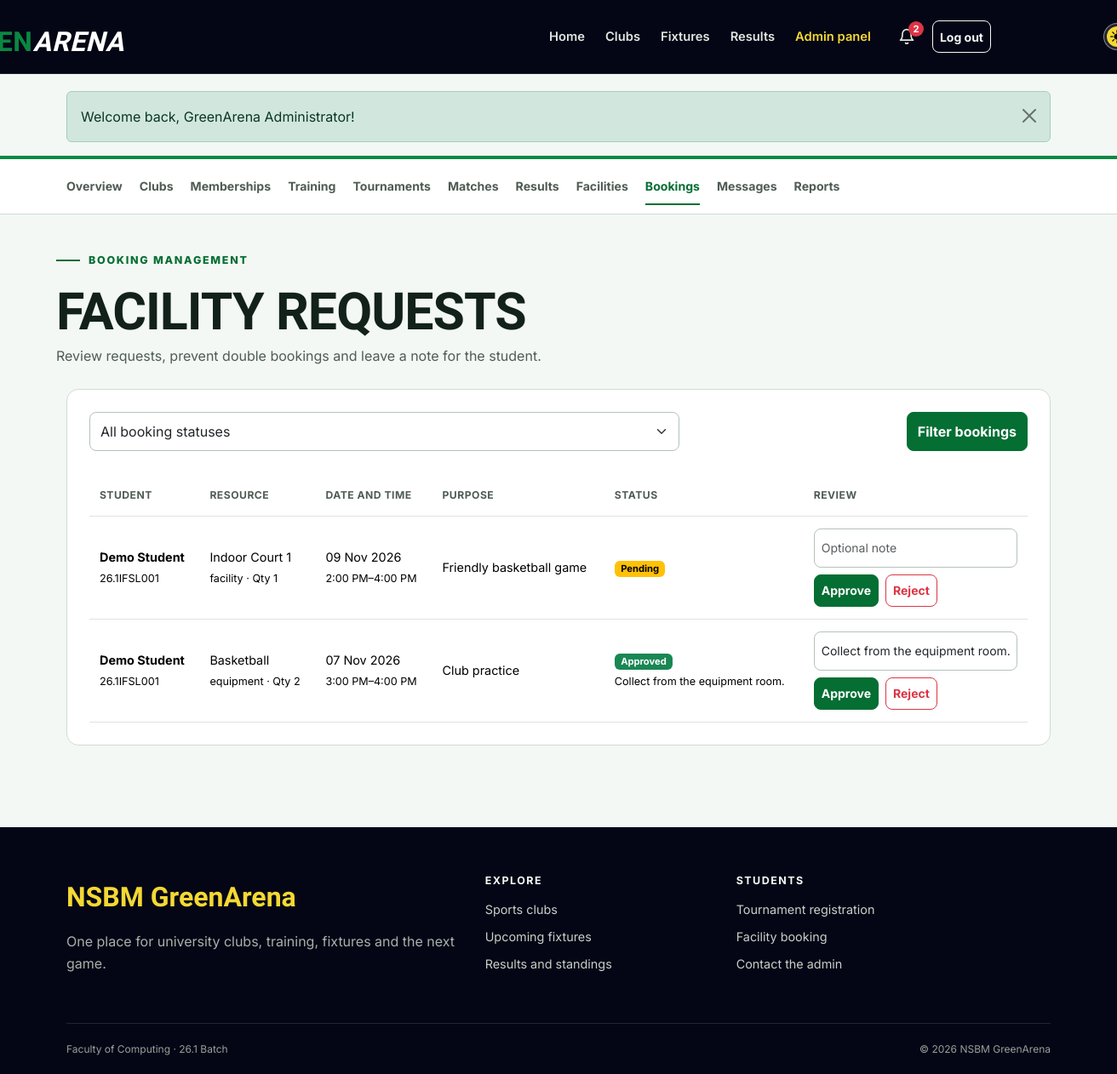
The app's page /admin/bookings.php (signed in) with its own data.
### tables this page shows
CREATE TABLE bookings (
    id INT UNSIGNED AUTO_INCREMENT PRIMARY KEY,
    user_id INT UNSIGNED NOT NULL,
    facility_id INT UNSIGNED NOT NULL,
    booking_date DATE NOT NULL,
    start_time TIME NOT NULL,
    end_time TIME NOT NULL,
    quantity SMALLINT UNSIGNED NOT NULL DEFAULT 1,
    purpose VARCHAR(255) NOT NULL,
    status ENUM('pending', 'approved', 'rejected', 'cancelled') NOT NULL DEFAULT 'pending',
    admin_note VARCHAR(255) NULL,
    created_at TIMESTAMP DEFAULT CURRENT_TIMESTAMP,
    FOREIGN KEY (user_id) REFERENCES users(id) ON DELETE CASCADE,
    FOREIGN KEY (facility_id) REFERENCES facilities(id) ON DELETE CASCADE
);

CREATE TABLE users (
    id INT UNSIGNED AUTO_INCREMENT PRIMARY KEY,
    student_id VARCHAR(20) NOT NULL UNIQUE,
    full_name VARCHAR(100) NOT NULL,
    email VARCHAR(120) NOT NULL UNIQUE,
    password_hash VARCHAR(255) NOT NULL,
    role ENUM('student', 'admin') NOT NULL DEFAULT 'student',
    created_at TIMESTAMP DEFAULT CURRENT_TIMESTAMP
);

CREATE TABLE facilities (
    id INT UNSIGNED AUTO_INCREMENT PRIMARY KEY,
    name VARCHAR(100) NOT NULL,
    type ENUM('facility', 'equipment') NOT NULL,
    location VARCHAR(120) NOT NULL,
    total_units SMALLINT UNSIGNED NOT NULL DEFAULT 1,
    status ENUM('active', 'maintenance') NOT NULL DEFAULT 'active'
);

### admin/bookings.php (the view, shortened to what this page needs)
<?php
$params = [];
$where = '';
$bookings = fetch_all("SELECT b.*, u.full_name, u.student_id, f.name, f.type, f.location
    FROM bookings b
    JOIN users u ON u.id=b.user_id
    JOIN facilities f ON f.id=b.facility_id $where
    ORDER BY FIELD(b.status,'pending','approved','rejected','cancelled'), b.booking_date DESC", $params);
include __DIR__ . '/../includes/header.php';
include __DIR__ . '/../includes/admin_nav.php';
?>
<div class="container dashboard-head"><span class="section-kicker">Booking management</span>
    <h1>Facility requests</h1>
    <p>Review requests, prevent double bookings and leave a note for the student.</p>
</div>
<div class="container dashboard-content">
    <section class="content-panel">
        <form class="filter-bar" method="get">
            <div>
                <select class="form-select" id="status" name="status">
                    <option value="">All booking statuses</option>
                </select>
            </div>
            <div>
            </div><button class="btn btn-sport" type="submit">Filter bookings</button>
        </form><?php if ($bookings): ?>
            <div class="table-responsive">
                <table class="table">
                    <thead>
                        <tr>
                            <th>Student</th>
                            <th>Resource</th>
                            <th>Date and time</th>
                            <th>Purpose</th>
                            <th>Status</th>
                            <th>Review</th>
                        </tr>
                    </thead>
                    <tbody>
                        <?php foreach ($bookings as $row): ?>
                            <tr>
                                <td><strong><?= e($row['full_name']) ?></strong><br><small><?= e($row['student_id']) ?></small></td>
                                <td><?= e($row['name']) ?><br><small><?= e($row['type']) ?> · Qty <?= $row['quantity'] ?></small></td>
                                <td><?= format_date($row['booking_date']) ?><br><small><?= format_time($row['start_time']) ?>–<?= format_time($row['end_time']) ?></small></td>
                                <td><?= e($row['purpose']) ?></td>
                                <td><?= status_badge($row['status']) ?>
                                    <?php if ($row['admin_note']): ?><br><small><?= e($row['admin_note']) ?></small>
                                <?php endif; ?></td>
                                <td><?php if ($row['status'] !== 'cancelled'): ?>
                                        <form method="post">
                                            <input class="form-control form-control-sm mb-2" id="note-<?= $row['id'] ?>" name="admin_note" maxlength="255" value="<?= e($row['admin_note']) ?>" placeholder="Optional note">
                                            <div class="table-actions">
                                                <button class="btn btn-sm btn-sport" type="submit" name="status" value="approved">Approve</button>
                                                <button class="btn btn-sm btn-outline-danger" type="submit" name="status" value="rejected">Reject</button>
                                            </div>
                                    </form><?php else: ?>—<?php endif; ?></td>
                        </tr><?php endforeach; ?>
                    </tbody>
                </table>
        </div><?php else: ?><p>No booking requests match this filter.</p><?php endif; ?>
    </section>
</div>
<?php include __DIR__ . '/../includes/footer.php'; ?>

### includes/functions.php (shortened to what this page needs)
<?php
function e($value)
{
    return htmlspecialchars($value ?? '', ENT_QUOTES);
}
function run_query($sql, $params = [])
{
    global $connection;
    $statement = mysqli_prepare($connection, $sql);
    if (count($params) > 0) {
        $types = str_repeat('s', count($params));
        mysqli_stmt_bind_param($statement, $types, ...$params);
    }
    if (!mysqli_stmt_execute($statement)) {
        die('SQL error: ' . mysqli_stmt_error($statement));
    }
    return $statement;
}
function fetch_all($sql, $params = [])
{
    $statement = run_query($sql, $params);
    $result = mysqli_stmt_get_result($statement);
    return mysqli_fetch_all($result, MYSQLI_ASSOC);
}
function format_date($date, $format = 'd M Y')
{
    if ($date) {
        return date($format, strtotime($date));
    }
    return 'Not set';
}
function format_time($time)
{
    if ($time) {
        return date('g:i A', strtotime($time));
    }
    return 'Not set';
}
function status_badge($status)
{
    $classes = [
        'approved' => 'success',
        'active' => 'success',
        'completed' => 'success',
        'registered' => 'success',
        'ongoing' => 'info',
        'scheduled' => 'info',
        'pending' => 'warning',
        'upcoming' => 'warning',
        'rejected' => 'danger',
        'cancelled' => 'danger',
        'maintenance' => 'danger',
        'inactive' => 'secondary',
        'withdrawn' => 'secondary',
    ];
    $class = $classes[$status] ?? 'secondary';
    return '<span class="badge text-bg-' . $class . '">' . e(ucfirst($status)) . '</span>';
}

### assets/css/style.css (style rules this page uses)
:root { --navy-950: #040615; --navy-900: #0d1023; --navy-800: #191d34; --green-600: #0a8842; --green-700: #046e33; --green-800: #055728; --yellow-400: #f4d833; --paper-50: #f3f8f4; --paper-100: #e7efe9; --ink-900: #122119; --ink-600: #4f5c54; --page-bg: var(--paper-50); --page-text: var(--ink-900); --muted-text: var(--ink-600); --brand: var(--green-700); --brand-hover: var(--green-800); --highlight: var(--yellow-400); --highlight2: var(--green-600); --dark-surface: var(--navy-950); --line: #d1dad2; --radius-sm: 8px; --radius-md: 14px; --radius-lg: 22px; --shadow: 0 12px 32px rgba(11, 26, 18, 0.08); }
* { box-sizing: border-box; }
html { scroll-behavior: smooth; }
body { min-height: 100dvh; margin: 0; background: var(--page-bg); color: var(--page-text); font-family: "Inter", sans-serif; font-size: 16px; line-height: 1.65; }
button, a, input, select, textarea { transition: color 180ms ease-out, background-color 180ms ease-out, border-color 180ms ease-out, transform 180ms ease-out; }
h1, h2, h3, h4, .display-font { font-family: "Barlow Condensed", sans-serif; font-weight: 700; line-height: 1.05; letter-spacing: -0.015em; }
h1 { font-size: clamp(2.5rem, 6vw, 4.8rem); }
p { max-width: 72ch; }
.container { max-width: 1180px; }
.btn { min-height: 44px; display: inline-flex; align-items: center; justify-content: center; gap: 8px; font-weight: 700; border-radius: var(--radius-sm); }
.btn-sm { min-height: 38px; }
.btn-sport { background: var(--brand); border-color: var(--brand); color: #fff; }
.hero-kicker, .section-kicker { display: inline-flex; align-items: center; gap: 10px; margin-bottom: 18px; color: var(--brand); font-size: 0.78rem; font-weight: 800; letter-spacing: 0.14em; text-transform: uppercase; }
.hero-kicker::before, .section-kicker::before { content: ""; width: 28px; height: 2px; background: currentColor; }
.content-panel { padding: 26px; margin-bottom: 24px; background: #fff; border: 1px solid var(--line); border-radius: var(--radius-md); }
.filter-bar { display: grid; grid-template-columns: minmax(180px, 1fr) minmax(150px, 0.35fr) auto; gap: 12px; margin-bottom: 28px; }
.form-control, .form-select { min-height: 46px; border-radius: var(--radius-sm); border-color: #b5c2b7; }
.dashboard-head { padding: 36px 0 26px; }
.dashboard-head h1 { margin: 0; font-size: clamp(2.5rem, 5vw, 3.8rem); text-transform: uppercase; }
.dashboard-head p { margin: 6px 0 0; color: var(--muted-text); }
.dashboard-content { padding-bottom: 72px; }
.table { margin-bottom: 0; vertical-align: middle; }
.table > :not(caption) > * > * { padding: 14px 12px; }
.table thead th { color: var(--muted-text); font-size: 0.76rem; letter-spacing: 0.04em; text-transform: uppercase; white-space: nowrap; }
.table tbody td { font-size: 0.9rem; }
.table-actions { display: flex; flex-wrap: wrap; gap: 8px; }
.badge { font-size: 0.7rem; }

### records on screen
bookings: user.full_name "Demo Student", user.student_id "26.1IFSL001", facility.name "Indoor Court 1", facility.type "facility", quantity "1", booking_date "09 Nov 2026", start_time "2:00 PM", end_time "4:00 PM", purpose "Friendly basketball game", status "Pending"
bookings: user.full_name "Demo Student", user.student_id "26.1IFSL001", facility.name "Basketball", facility.type "equipment", quantity "2", booking_date "07 Nov 2026", start_time "3:00 PM", end_time "4:00 PM", purpose "Club practice", status "Approved", admin_note "Collect from the equipment room."

### other values on screen
$unreadNotifications "2"
$message['message'] "Welcome back, GreenArena Administrator!"
